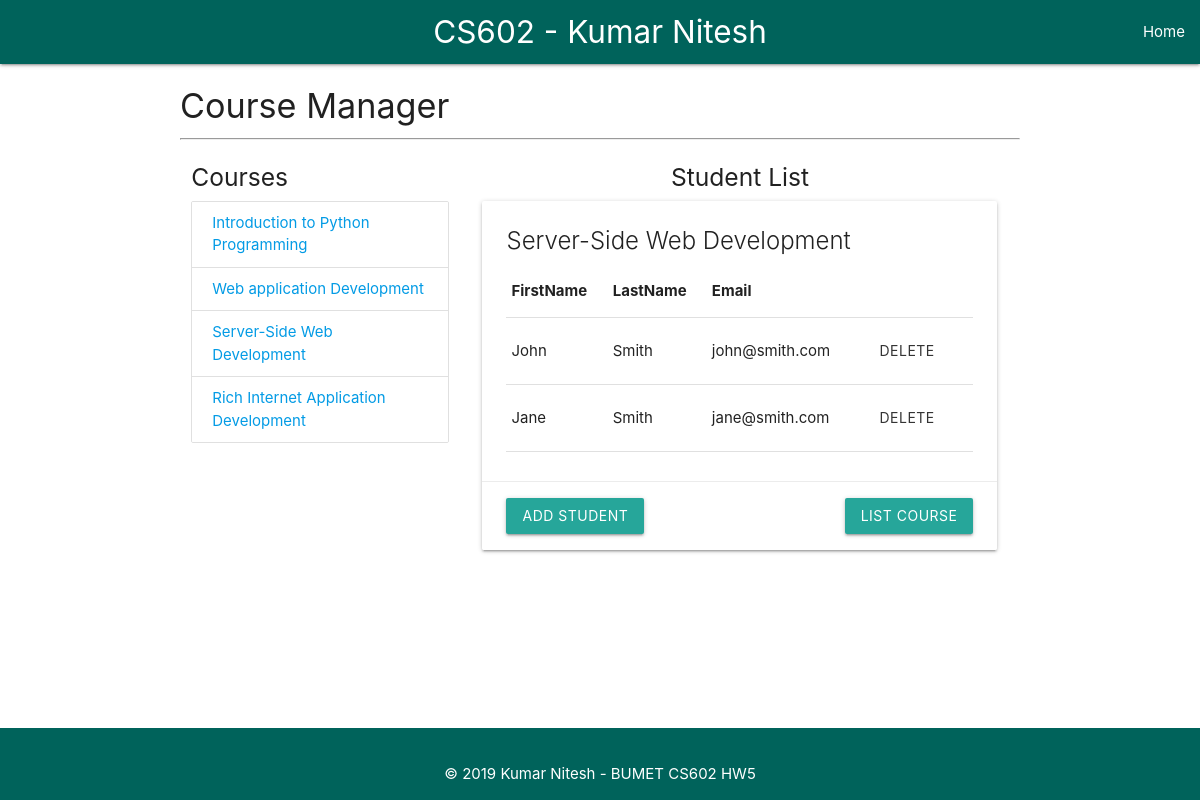
Page /hw5/?courseID=cs602 on the committed database.
### tables this page shows
CREATE TABLE `sk_courses` (
  `courseID` varchar(12) NOT NULL,
  `courseName` varchar(255) NOT NULL
);

CREATE TABLE `sk_students` (
  `studentID` int(11) NOT NULL,
  `courseID` varchar(12) NOT NULL,
  `firstName` varchar(255) NOT NULL,
  `lastName` varchar(255) NOT NULL,
  `email` varchar(255) NOT NULL
);

### hw5/db/get_all_courses.php (called while the page is built, shortened)
<?php
$query = 'SELECT * FROM sk_courses ORDER BY courseID';
$statement = $db->prepare($query);
$statement->execute();
$courses = $statement->fetchAll();

### hw5/db/get_name_of_selected_course.php (called while the page is built, shortened)
<?php
$queryCourse = 'SELECT * FROM sk_courses  WHERE courseID = :courseID';
$statement1 = $db->prepare($queryCourse);
$statement1->bindValue(':courseID', $courseID);
$statement1->execute();
$course = $statement1->fetch();
$courseName = $course['courseName'];

### hw5/db/get_student_selected_course.php (called while the page is built, shortened)
<?php
$queryStudents = 'SELECT * FROM sk_students   WHERE courseID = :courseID ORDER BY studentID';
$statement3 = $db->prepare($queryStudents);
$statement3->bindValue(':courseID', $courseID);
$statement3->execute();
$students = $statement3->fetchAll();

### hw5/index.php (the view, shortened to what this page needs)
<?php
    require_once('./db/database.php');
    if (!isset($courseID)) {
        $courseID = filter_input(INPUT_GET, 'courseID',FILTER_SANITIZE_STRING);
    }
    include('./db/get_all_courses.php');
    include('./db/get_name_of_selected_course.php');
    include('./db/get_student_selected_course.php');
 ?>
<?php include('./common/header.php');?>
    <div class="row">
        <div class="col s12 m4">
            <h5>Courses</h5>
            <div>
                <ul  class="collection">
                    <?php foreach ($courses as $course) : ?>
                        <li class="collection-item">
                            <a href="./?courseID=<?php echo $course['courseID']; ?>">
                                <?php echo $course['courseName']; ?>
                            </a>
                        </li>
                    <?php endforeach; ?>
                </ul>
            </div>
        </div>
        <div class="col s12 m8">
            <div class="col s12">
                <h5 class="center">Student List</h5>
                <div class="card z-depth-1">
                    <div class="card-content">
                        <span class="card-title"><?php echo $courseName; ?></span>
                        <?php if (sizeof($students) > 0) :?>
                        <table class="responsive-table">
                            <tr>
                                <th>FirstName</th>
                                <th>LastName</th>
                                <th>Email</th>
                                <th>&nbsp;</th>
                            </tr>
                                <?php foreach ($students as $student) : ?>
                                    <tr>
                                        <td><?php echo $student['firstName']; ?></td>
                                        <td><?php echo $student['lastName']; ?></td>
                                        <td><?php echo $student['email']; ?></td>
                                        <td>
                                            <form action="delete_student.php" method="post">
                                                <button type="submit" class='btn btn-flat'value="delete" name="delete">Delete</button>
                                            </form>
                                        </td>
                                    </tr>
                                <?php endforeach; ?>
                        </table>
                        <?php else: ?>
                        <label> No student found for this course. Please add student by clicking on 'Add Student'.</label>
                        <?php endif; ?>
                    </div>
                    <div class="card-action" style="margin-top: 5px;">
                        <a href="add_student_form.php" class="btn">
                            Add Student</a>
                        <a href="course_list.php" class="btn right">List Course</a>
                    </div>
                </div>
            </div>
        </div>
    </div>
<?php include('./common/footer.php');?>

### hw5/common/header.php (style rules this page uses)
body { display: flex; min-height: 100vh; flex-direction: column; }

### rows in the picture
sk_courses: courseName "Introduction to Python Programming"
sk_courses: courseName "Web application Development"
sk_courses: courseName "Server-Side Web Development"
sk_courses: courseName "Rich Internet Application Development"
sk_students: firstName "John", lastName "Smith", email "john@smith.com"
sk_students: firstName "Jane", lastName "Smith", email "jane@smith.com"
